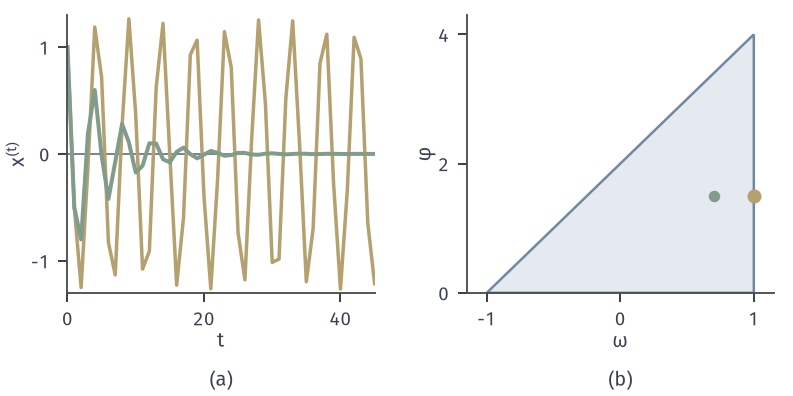

Generate this figure with Python:
from pathlib import Path
import sys
ROOT = next(p for p in Path(__file__).resolve().parents if (p/'build.sh').is_file() and (p/'tex/book.tex').is_file())
sys.path.insert(0, str(ROOT/'figures/00-shared/mathematical-preliminaries-upper/00-shared/comprehension-figures'))
from support import figure, save, BLUE, GREEN, YELLOW, RED, PURPLE, INK, MUTED, GRID, BLUE_FILL, GREEN_FILL, YELLOW_FILL, RED_FILL, PURPLE_FILL
import numpy as np
HERE = Path(__file__).resolve().parent
STROKE = '#4C4D4F'
def panel(fig, left, right, top, bottom, wspace=.25):
    fig.set_layout_engine(None)
    fig.subplots_adjust(left=left, right=right, top=top, bottom=bottom, wspace=wspace)
def tags(fig, axes):
    for ax, s in zip(axes, ('(a)', '(b)', '(c)', '(d)')):
        p = ax.get_position(); fig.text((p.x0+p.x1)/2, .015, s, ha='center', va='bottom')
def rastrigin(X, Y): return 20+X**2+Y**2-10*np.cos(2*np.pi*X)-10*np.cos(2*np.pi*Y)
# 冻结记忆 p=g=0，一维确定性粒子：v+=omega v-phi x，x+=x+v+。稳定区：|omega|<1，0<phi<2+2omega
def tr(om,ph,N=45):
    x,v=1.,0.; o=[x]
    for t in range(N): v=om*v-ph*x; x=x+v; o.append(x)
    return o
fig,axes=figure(width_mm=112,height_mm=56,ncols=2); panel(fig,.085,.975,.96,.26,.3)
a=axes[0]; a.axhline(0,color=MUTED,lw=.7); a.plot(tr(1,1.5),color=YELLOW,lw=1.4); a.plot(tr(.7,1.5),color=GREEN,lw=1.6); a.set_xlim(0,45); a.set_ylim(-1.3,1.3); a.set_xticks([0,20,40]); a.set_yticks([-1,0,1]); a.set_xlabel('$t$',labelpad=1); a.set_ylabel('$x^{(t)}$',labelpad=1)
b=axes[1]; b.fill([-1,1,1,-1],[0,4,0,0],facecolor=BLUE_FILL,edgecolor=BLUE,lw=1); b.plot([1],[1.5],'o',ms=4.6,mfc=YELLOW,mec=YELLOW,clip_on=False,zorder=5); b.plot([.7],[1.5],'o',ms=4.6,color=GREEN,mew=0,zorder=5); b.set_xlim(-1.15,1.15); b.set_ylim(0,4.3); b.set_xticks([-1,0,1]); b.set_yticks([0,2,4]); b.set_xlabel(r'$\omega$',labelpad=1); b.set_ylabel(r'$\varphi$',labelpad=1)
tags(fig,axes); print(tr(.7,1.5)[-1],max(abs(np.array(tr(1,1.5)[20:])))); save(fig,HERE,'figure',{'traces':{'omega1':tr(1,1.5),'omega.7':tr(.7,1.5)}})
